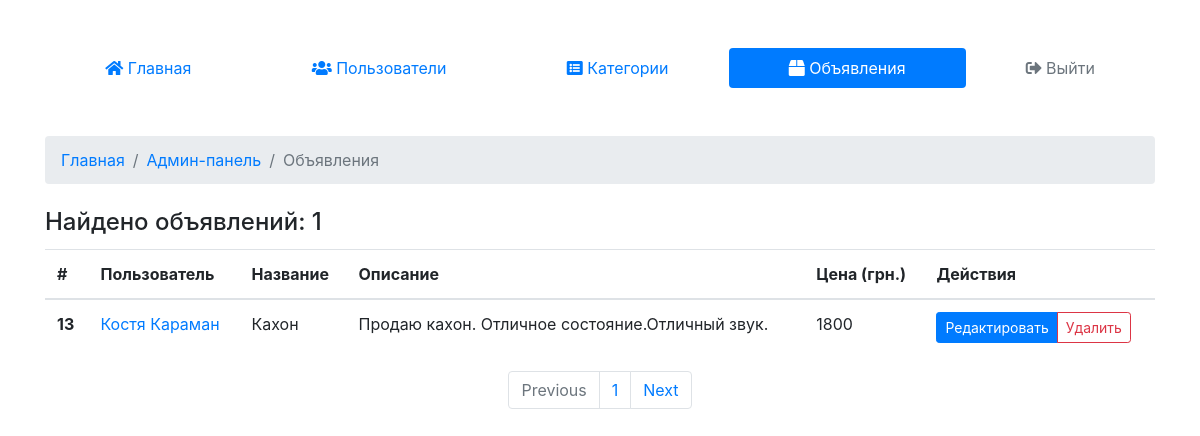
The app's page /admin/lots (signed in), older data.
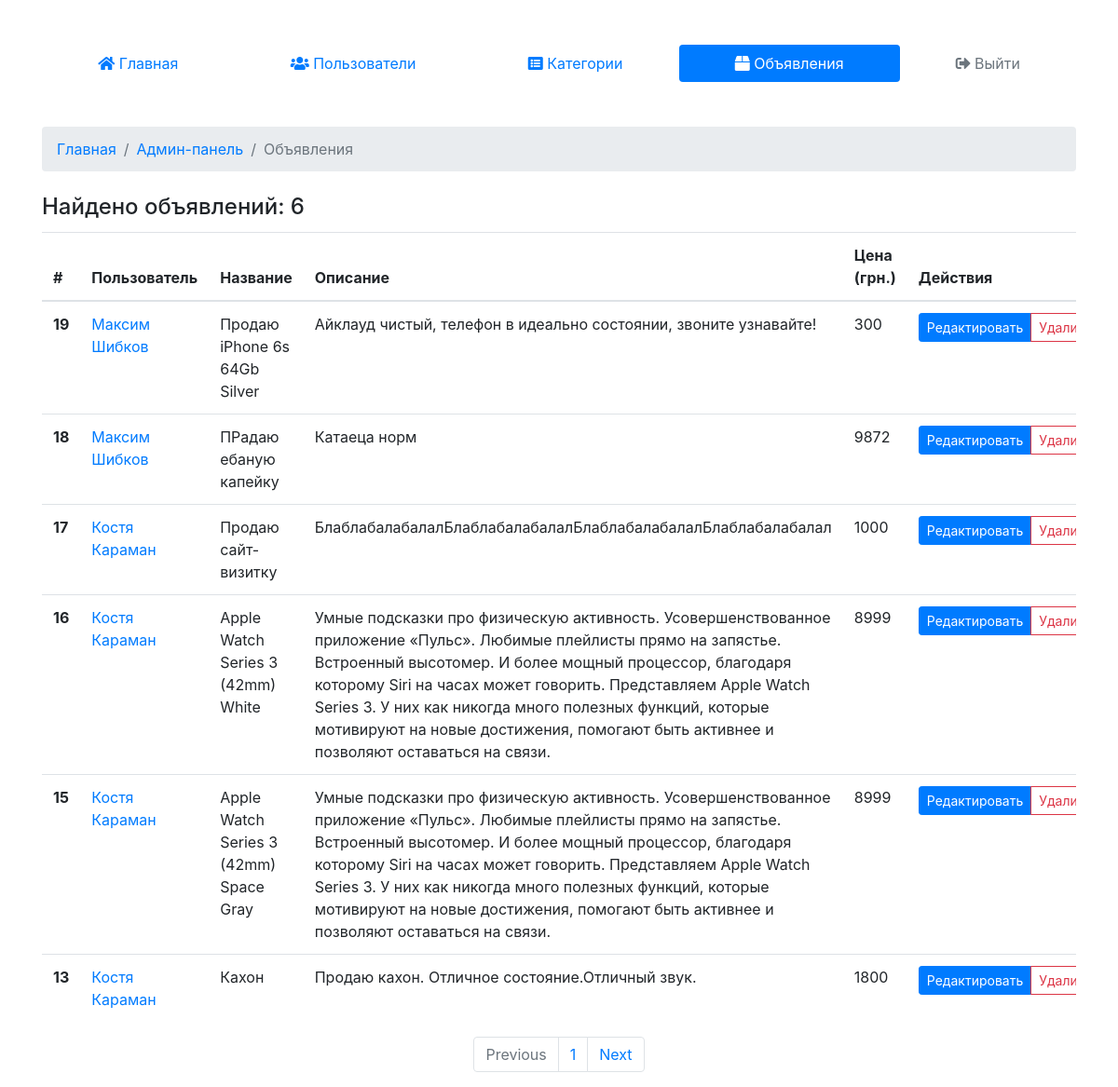
The same page, newer data.
### tables this page shows
CREATE TABLE `lots` (
  `lot_id` int(11) NOT NULL,
  `user_id` int(11) NOT NULL,
  `title` varchar(255) NOT NULL,
  `about` text NOT NULL,
  `price` int(11) NOT NULL,
  `currency_id` int(11) UNSIGNED NOT NULL,
  `image` varchar(255) NOT NULL DEFAULT 'no_image.jpg',
  `state` varchar(255) NOT NULL,
  `category_id` int(11) DEFAULT NULL,
  `views` int(11) NOT NULL DEFAULT '0',
  `date` varchar(255) NOT NULL
);

### core/classes/Admin.class.php (called while the page is built, shortened)
<?php
  class Admin {
    public static function getLots() {
      $db = new DB();
      $sel_lots = $db->conn()->query("SELECT * FROM `lots` ORDER BY `lot_id` DESC");
      $sel_lots = $sel_lots->fetchAll();
      for ($i = 0; $i < count($sel_lots); $i++) {
        $user = User::get($sel_lots[$i]['user_id']);
        $sel_lots[$i]['username'] = $user['name']." ".$user['surname'];
      }
      return $sel_lots;
    }
  }
?>

### core/classes/DB.class.php (called while the page is built)
<?php
	class DB {
		private $pdo;
		public function __construct() {
			$dsn = "mysql:host=localhost;dbname=mbk_shop_user;charset=utf8";
			$opt = [
					PDO::ATTR_ERRMODE            => PDO::ERRMODE_EXCEPTION,
					PDO::ATTR_DEFAULT_FETCH_MODE => PDO::FETCH_ASSOC,
					PDO::ATTR_EMULATE_PREPARES   => false,
			];
			$test_pdo = new PDO($dsn, "olga", "olga", $opt);
			if ($test_pdo == true) {
				$this->pdo = $test_pdo;
			} else {
				throw new Exception("Ошибка подключения к базе данных.");
			}
		}
		public function conn () {
			return $this->pdo;
		}
	}
?>

### templates/Default/admin/lots.php (the view, shortened to what this page needs)
<!doctype html>
<html lang="en">
<head>
  <link rel="stylesheet" href="https://stackpath.bootstrapcdn.com/bootstrap/4.1.3/css/bootstrap.min.css">
  <link rel="stylesheet" href="https://use.fontawesome.com/releases/v5.4.2/css/all.css">
</head>
<body>
  <div class="container">
    <div class="row">
      <div class="col-md-12 mt-5">
        <nav class="nav nav-pills flex-column flex-sm-row">
          <a class="flex-sm-fill text-sm-center nav-link" href="/admin"><i class="fas fa-home"></i> Главная</a>
          <a class="flex-sm-fill text-sm-center nav-link" href="/admin/users"><i class="fas fa-users"></i> Пользователи</a>
          <a class="flex-sm-fill text-sm-center nav-link" href="/admin/categories"><i class="fas fa-list-alt"></i> Категории</a>
          <a class="flex-sm-fill text-sm-center nav-link active" href="/admin/lots"><i class="fas fa-box"></i> Объявления</a>
          <a class="flex-sm-fill text-sm-center nav-link disabled" href="/logout"><i class="fas fa-sign-out-alt"></i> Выйти</a>
        </nav>
      </div>
    </div>
    <div class="row">
      <div class="col-md-12 mt-5">
        <nav aria-label="breadcrumb">
          <ol class="breadcrumb">
            <li class="breadcrumb-item"><a href="/">Главная</a></li>
            <li class="breadcrumb-item"><a href="/admin">Админ-панель</a></li>
            <li class="breadcrumb-item active" aria-current="page">Объявления</li>
          </ol>
        </nav>
      </div>
      <div class="col-md-12 mt-2">
        <div class="d-flex justify-content-between align-items-center">
          <h4>Найдено объявлений: <?=count($this->lots)?></h4>
        </div>
      </div>
      <div class="col-md-12 mt-1">
        <div class="table-responsive">
          <table class="table table-hover">
            <thead>
              <tr>
                <th scope="col">#</th>
                <th scope="col">Пользователь</th>
                <th scope="col">Название</th>
                <th scope="col">Описание</th>
                <th scope="col">Цена (грн.)</th>
                <th scope="col">Действия</th>
              </tr>
            </thead>
            <tbody>
          <? for($i = 0; $i < count($this->lots); $i++): ?>
              <tr>
                <th scope="row"><?=$this->lots[$i]['lot_id']?></th>
                <td><a href="/admin/users/edit/<?=$this->lots[$i]['user_id']?>"><?=$this->lots[$i]['username']?></a></td>
                <td><?=$this->lots[$i]['title']?></td>
                <td><?=$this->lots[$i]['about']?></td>
                <td><?=$this->lots[$i]['price']?></td>
                <td>
                  <div class="btn-group btn-group-sm" role="group">
                    <a class="btn btn-primary" href="/admin/lots/edit/<?=$this->lots[$i]['lot_id']?>">Редактировать</a>
                    <button class="btn btn-outline-danger" data-toggle="modal" data-target="#confirmDelLot" data-whatever="<?=$this->lots[$i]['lot_id']?>">Удалить</button>
                  </div>
                </td>
              </tr>
          <? endfor; ?>
            </tbody>
          </table>
        </div>
        <nav aria-label="Page navigation example">
          <ul class="pagination justify-content-center">
            <li class="page-item disabled">
              <a class="page-link" href="#" tabindex="-1">Previous</a>
            </li>
            <li class="page-item"><a class="page-link" href="#">1</a></li>
            <li class="page-item">
              <a class="page-link" href="#">Next</a>
            </li>
          </ul>
        </nav>
      </div>
    </div>
  </div>
</body>
</html>

### admin.php (shortened to what this page needs)
<?php
	require ROOT."/core/config.php";
	try {
		$tpl = new Template($conf_default_template."/admin");
		$tpl->setVar("path", "/templates/{$conf_default_template}");
		$page = $_GET['page'];
		switch ($page) {
      case 'lots':
        $tpl->setVar("title", "ADM CP - Все объявления");
				$tpl->setVar("lots", Admin::getLots());
        $tpl->load("lots");
        break;
		}
	} catch(Exception $e) {
		die($e->getMessage());
	}
?>

### core/classes/Template.class.php
<?php
	class Template {
		private $vars = array();
		private $tpl_path = null;
		public function __construct($def_tpl) {
			$this->tpl_path = ROOT."/templates/{$def_tpl}/";
		}
		public function setVar($name, $value) {
			$this->vars[$name] = $value;
		}
		public function __get($name) {
			if ($this->vars[$name] != null) {
				return $this->vars[$name];
			} else {
				return "";
			}
		}
		public function load($tpl) {
			$tpl_new = $this->tpl_path.$tpl.".php";
			if (file_exists($tpl_new)) {
				include $tpl_new;
			} else {
				throw new Exception("Ошибка, шаблон {$tpl} не найден.");
			}
		}
	}
?>

Row changes from the older to the newer data that the page shows:
added lots: lot_id "19", lots "Максим Шибков", title "Продаю iPhone 6s 64Gb Silver", about "Айклауд чистый, телефон в идеально состоянии, звоните узнавайте!", price "300"
added lots: lot_id "18", lots "Максим Шибков", title "ПРадаю ебаную капейку", about "Катаеца норм", price "9872"
added lots: lot_id "17", lots "Костя Караман", title "Продаю сайт-визитку", about "БлаблабалабалалБлаблабалабалалБлаблабалабалалБлаблабалабалал", price "1000"
added lots: lot_id "16", lots "Костя Караман", title "Apple Watch Series 3 (42mm) White", about "Умные подсказки про физическую активность. Усовершенствованное приложение «Пульс». Любимые плейлисты прямо на запястье. Встроенный высотомер. И более мощный процессор, благодаря которому Siri на часах может говорить. Представляем Apple Watch Series 3. У них как никогда много полезных функций, которые мотивируют на новые достижения, помогают быть активнее и позволяют оставаться на связи.", price "8999"
added lots: lot_id "15", lots "Костя Караман", title "Apple Watch Series 3 (42mm) Space Gray", about "Умные подсказки про физическую активность. Усовершенствованное приложение «Пульс». Любимые плейлисты прямо на запястье. Встроенный высотомер. И более мощный процессор, благодаря которому Siri на часах может говорить. Представляем Apple Watch Series 3. У них как никогда много полезных функций, которые мотивируют на новые достижения, помогают быть активнее и позволяют оставаться на связи.", price "8999"
Text that changed along with them:
count($this->lots): "1" → "6"
